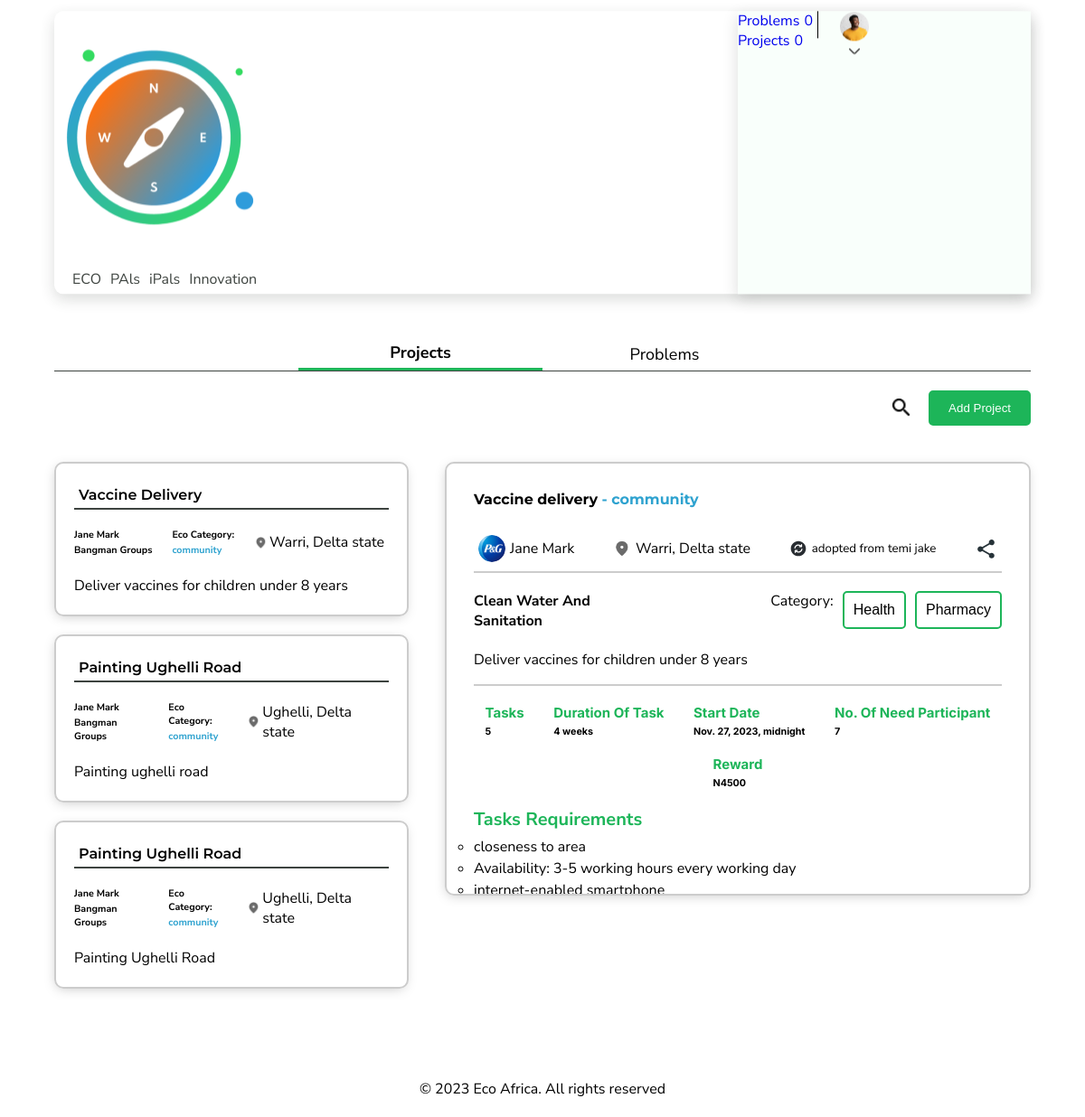
The page /accounts/user/projects-details/3 on the database its author committed.
### accounts/models.py (models this page shows, shortened)
class Project(models.Model):
    title = models.CharField(max_length=250)
    description = models.TextField(null=True)
    location = models.CharField(max_length=250)
    user = models.ForeignKey(User, on_delete=models.CASCADE, related_name='user_projects')
    category = models.ForeignKey(Category, on_delete=models.CASCADE, null=True, default=None)
    usnd_goals = models.ForeignKey(Goal, on_delete=models.CASCADE, null=True, default=None)
    no_of_people = models.IntegerField()
    required_skills = models.ManyToManyField(Skills,blank=True)
    duration = models.CharField(max_length=50,null=True,blank=True)
    start_date = models.DateTimeField()
    publish = models.DateTimeField(default=timezone.now)
    payment_type = models.CharField(max_length=20, choices=PaymentType, blank=True)
    amount = models.CharField(max_length=50)
    class Meta:
        ordering = ['-publish']

class UserProfile(models.Model):
    gender_choice = (
        ("Male", "Male"),
        ("Female", "Female"),
        ("Custom", "Custom"),
    )
    user = models.OneToOneField(User, on_delete=models.CASCADE, related_name="user_profile")
    full_name = models.CharField(max_length=500)
    email = models.EmailField(max_length=500, null = True)
    gender = models.CharField(choices=gender_choice, max_length=50)
    profile_image = models.ImageField(null=True, blank=True, upload_to="profiles/")
    location = models.CharField(null=True, blank=True, max_length=1000)
    skillsets = models.ManyToManyField(Skills, blank=True)
    phone=models.CharField(default="",blank=True,null=True,max_length=300)
    bio=models.TextField(null=True,blank=True,default='')
    verification_token = models.UUIDField(default=uuid.uuid4, editable=False)
    completed = models.BooleanField(default=False)

class Category(models.Model):
    name = models.CharField(max_length=50)
    def __str__(self):
        return self.name

class Skills(models.Model):
    name = models.CharField(max_length=500)

### accounts/views.py (the view)
# urls.py: path('user/projects-details/<int:pk>',ProjectDetails,name='project-details'),
def ProjectDetails(request,pk):
    projects=Project.objects.all()
    project=Project.objects.filter(id=pk).first()
    return render(request,'project-details.html',{"projects":projects,"project":project})

### templates/project-details.html (shortened to what this page needs)
<!DOCTYPE html>
{%load static%}
<html lang="en">
	<head>
		<link rel="stylesheet" href="{%static 'css/version2/projects-page.css'%}" />
		<link rel="stylesheet" href="{%static 'css/version2/project-details.css'%}" />
	</head>
	<body>
		<nav>
			<nav-bar></nav-bar>
		</nav>
		<section class="container">
			<nav class="tab">
				<a href="{%url 'projects'%}" role="heading" class="tab__item active"
					>projects</a
				>
				<a href="{%url 'problems'%}" role="heading" class="tab__item">problems</a>
			</nav>
			<aside class="top-bar display-on-desktop">
				<form class="form">
					<img
						src="assets/icons/search.png"
						alt="search projects"
						class="form__search toggle-form"
						title="Search projects"
					/>
				</form>
				<button type="button" class="primary-btn">
					<a href="add-project.html">add project</a>
				</button>
			</aside>
			<main class="main">
				<section class="project-details__wrapper sidebar">
                   {% for project in projects %}
					<article class="card project__card">
						<p class="project-title">{{project.title}}</p>
						<div class="card-header">
							<h6 class="card-header__item card-sponsor">
								<span>{{project.user.user_profile.full_name}}</span>
								<span class="username">Bangman Groups</span>
							</h6>
							<h6 class="card-header__item">
								Eco Category: <span class="eco-category">{{project.category}}</span>
							</h6>
							<p class="card-header__item project-location">
								<img
									src="assets/icons/material-symbols_location-on.png"
									alt=""
									aria-hidden="true"
									class="icon location-icon"
								/>
								{{project.location}}
							</p>
						</div>
						<p class="card__txt">
						{{project.description}}
						</p>
					</article>
				   {% endfor %}
				</section>
				<article class="main-content">
					<h4 class="project-name">
						{{project.title}}
						<span class="eco-category">- {{project.category}}</span>
					</h4>
					<header class="project-header">
						<div class="project-header__item project-sponsor">
							<img
								src="{%static 'assets/icons/project-sponsor.png'%}"
								alt="project sponsor avatar"
								class="icon"
							/>
							<p class="sponsor__name">{{project.user.user_profile.full_name}}</p>
						</div>
						<p class="project-header__item project-location">
							<img
								src="{%static 'assets/icons/material-symbols_location-on.png'%}"
								alt=""
								aria-hidden="true"
								class="icon location-icon"
							/>
							{{project.location}}
						</p>
						<small class="project-header__item project-origin on-desktop"
							><img
								src="{%static 'assets/icons/refresh-circle.svg'%}"
								alt="refresh"
								class="icon"
							/><span
								>adopted from temi jake</span
							></small
						>
						<img
							src="{%static 'assets/icons/share.svg'%}"
							alt="share project"
							title="Share this project"
							class="icon share-icon"
						/>
					</header>
					<section class="project-info">
						<div class="category-wrapper">
							<h6 class="project-category">clean water and sanitation</h6>
							<div class="category-tags">
								<span>Category:</span>
								{% for skill in project.required_skills.all  %}
                                     <button class="tertiary-btn">{{skill.name}}</button>
								{% endfor %}
							</div>
						</div>
						<p class="card__txt">
							{{project.description}}
						</p>
					</section>
					<section class="details-footer">
						<div class="project-details">
							<h6 class="details__item">
								<span class="details__item--heading">tasks</span>
								<span class="details__item--value">5</span>
							</h6>
							<h6 class="details__item">
								<span class="details__item--heading">duration of task</span>
								<span class="details__item--value">{{project.duration}}</span>
							</h6>
							<h6 class="details__item">
								<span class="details__item--heading">start date</span>
								<span class="details__item--value"
									>{{project.start_date}}</span
								>
							</h6>
							<h6 class="details__item">
								<span class="details__item--heading"
									>No. of need participant</span
								>
								<span class="details__item--value">{{project.no_of_people}}</span>
							</h6>
							<h6 class="details__item">
								<span class="details__item--heading">Reward</span>
								<span class="details__item--value">{{project.amount}}</span>
							</h6>
						</div>
						<div class="requirements__wrapper">
							<h4 class="requirements__heading">tasks requirements</h4>
							<ul class="requirements">
								<li class="requirement__item">closeness to area</li>
								<li class="requirement__item">
									Availability: 3-5 working hours every working day
								</li>
								<li class="requirement__item">internet-enabled smartphone</li>
							</ul>
						</div>
					</section>
				</article>
			</main>
		</section>
		<footer class="footer">
			<p class="copyright">&copy; 2023 Eco Africa. All rights reserved</p>
		</footer>
	</body>
</html>

### static/css/version2/projects-page.css (style rules this page uses)
html { font-size: 62.5%; scroll-behavior: smooth; width: 100%; }
body { font-size: 1.6rem; width: 100%; font-family: var(--nunito-font); }
*, *::after, *::before { box-sizing: border-box; margin: 0; padding: 0; }
a, a:link, a:visited, a:active { text-decoration: none; color: currentColor; }
:root { --ease: all 0.2s ease-in-out; }
.eco-category { color: var(--primary-blue); }
.primary-btn { background-color: var(--primary-green); color: var(--highlight-green); padding: 1rem 2rem; border-radius: 0.5rem; text-transform: capitalize; border: 2px solid var(--primary-green); cursor: pointer; display: flex; align-items: center; gap: 1rem; transition: var(--ease); }
.container { width: 90%; position: relative; top: 6rem; margin-inline: auto; padding-bottom: 4rem; }
.tab { width: 100%; display: flex; justify-content: center; align-items: center; margin-bottom: 2rem; border-bottom: 1px solid var(--sub-text); color: var(--main-text); z-index: unset; }
.tab__item { width: 25%; text-align: center; display: inline-block; text-transform: capitalize; font-size: 1.8rem; padding-block: 0.5rem; padding-inline: 2rem; }
.tab__item.active { font-weight: bold; border-bottom: 3px solid var(--primary-green); }
.top-bar { width: 100%; margin-block: 2rem; display: flex; align-items: center; justify-content: flex-end; flex-wrap: wrap; gap: 2rem; }
.form { display: flex; align-items: center; gap: 2rem; height: 4rem; }
.form__search { width: 2rem; aspect-ratio: 1/1; cursor: pointer; display: inline-block; filter: invert(100%); }
.main { width: 100%; display: grid; grid-template-columns: auto 60%; gap: 2rem; align-items: start; position: relative; margin-top: 2rem; }
.project__card { display: block; box-shadow: -1px 3px 14px -4px rgba(0, 0, 0, 0.25); -webkit-box-shadow: -1px 3px 14px -4px rgba(0, 0, 0, 0.25); -moz-box-shadow: -1px 3px 14px -4px rgba(0, 0, 0, 0.25); padding: 2rem; margin-block: 2rem; border-radius: 1rem; border: 2px solid #ccc; cursor: pointer; }
.card-header { font-size: 1.6rem; display: flex; gap: 1.5rem; justify-content: space-between; align-items: center; width: 100%; padding-bottom: 0.5rem; margin-bottom: 1.5rem; }
.card-header__item { margin-right: 0.5rem; display: flex; gap: 2px; }
.card-header__item:not(.project-location) { align-items: start; flex-direction: column; }
.card-header__item .icon { width: 1.5rem; object-fit: contain; }
.card__txt { line-height: 1.5; }
.sidebar { width: 100%; height: 100%; }
.footer { width: 100%; margin-top: 8rem; padding: 2rem 4rem; display: flex; align-items: center; justify-content: center; }
.display-on-desktop { display: block; }

### static/css/main.css (style rules this page uses)
:root { --primary-green: #1DB559; --secondary-green: #EEFCF4; --primary-blue: #2EA2CF; --secondary-blue: #F1FAFE; --primary-orange: #F67218; --secondary-orange: #FFF3ED; --dark-green: #263238; --highlight-green: #F9FFFB; --main-text: black; --sub-text: #3D433F; --default-font: 'Montserrat', sans-serif; --nunito-font: 'Nunito Sans', sans-serif; --inter-font: 'Inter', sans-serif; }
body { font-family: var(--nunito-font); }
a { text-decoration: none; }
nav { position: sticky; top: 1%; z-index: 999; }

### rows shown on the page
Project: title "Vaccine Delivery", user.user_profile.full_name "Jane Mark", category "community", location "Warri, Delta state", description "Deliver vaccines for children under 8 years", title "Vaccine delivery", duration "4 weeks", start_date "Nov. 27, 2023, midnight", no_of_people "7", amount "N4500"
Project: title "Painting Ughelli Road", user.user_profile.full_name "Jane Mark", category "community", location "Ughelli, Delta state", description "Painting ughelli road"
Project: title "Painting Ughelli Road", user.user_profile.full_name "Jane Mark", category "community", location "Ughelli, Delta state", description "Painting Ughelli Road"
Skills: name "Health"
Skills: name "Pharmacy"
